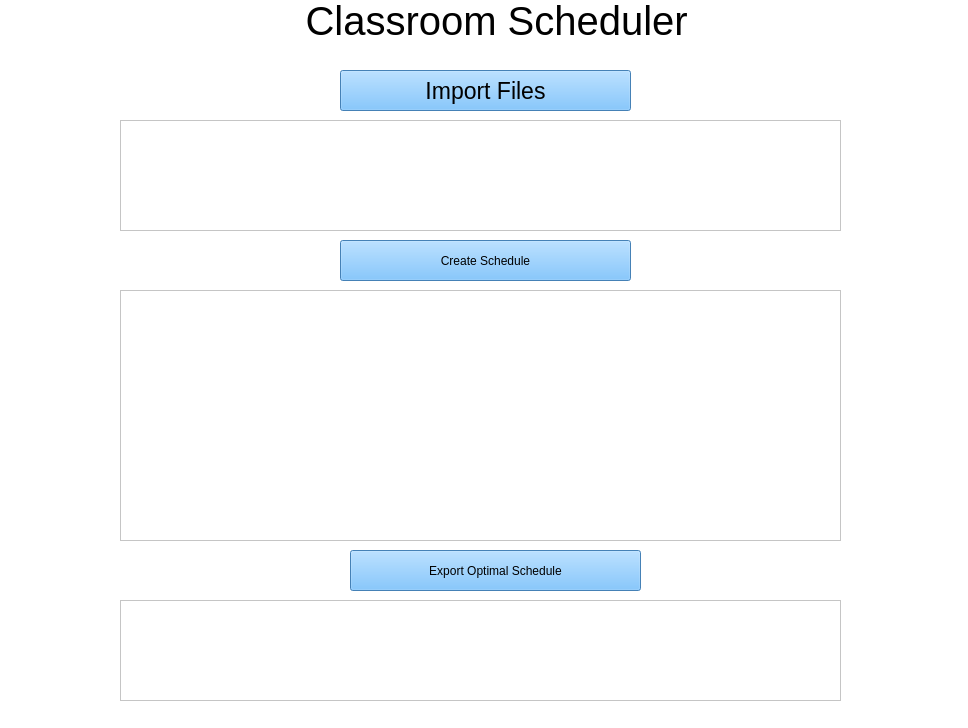
<?xml version="1.0" encoding="UTF-8"?>
<ui version="4.0">
 <class>MainWindow</class>
 <widget class="QMainWindow" name="MainWindow">
  <property name="geometry">
   <rect>
    <x>0</x>
    <y>0</y>
    <width>968</width>
    <height>728</height>
   </rect>
  </property>
  <property name="windowTitle">
   <string>MainWindow</string>
  </property>
  <property name="styleSheet">
   <string notr="true">background-color: rgb(255, 255, 255);
gridline-color: rgb(255, 255, 255);</string>
  </property>
  <widget class="QWidget" name="centralwidget">
   <widget class="QPushButton" name="calc_sched_button">
    <property name="geometry">
     <rect>
      <x>340</x>
      <y>240</y>
      <width>291</width>
      <height>41</height>
     </rect>
    </property>
    <property name="styleSheet">
     <string notr="true">font: 75 17pt &quot;MS Sans Serif&quot;;
background-color: rgb(96, 181, 255);</string>
    </property>
    <property name="text">
     <string>Create Schedule</string>
    </property>
   </widget>
   <widget class="QLabel" name="Title">
    <property name="geometry">
     <rect>
      <x>250</x>
      <y>0</y>
      <width>491</width>
      <height>41</height>
     </rect>
    </property>
    <property name="font">
     <font>
      <family>Arial</family>
      <pointsize>30</pointsize>
      <weight>9</weight>
      <italic>false</italic>
      <bold>false</bold>
     </font>
    </property>
    <property name="styleSheet">
     <string notr="true">font: 75 30pt &quot;Arial&quot;;</string>
    </property>
    <property name="text">
     <string>     Classroom Scheduler</string>
    </property>
    <property name="textFormat">
     <enum>Qt::PlainText</enum>
    </property>
   </widget>
   <widget class="QTextEdit" name="file_results_window">
    <property name="geometry">
     <rect>
      <x>120</x>
      <y>120</y>
      <width>721</width>
      <height>111</height>
     </rect>
    </property>
    <property name="font">
     <font>
      <pointsize>12</pointsize>
     </font>
    </property>
    <property name="styleSheet">
     <string notr="true">background-color: rgb(255, 255, 255);
</string>
    </property>
    <property name="readOnly">
     <bool>true</bool>
    </property>
   </widget>
   <widget class="QPushButton" name="import_files_button">
    <property name="geometry">
     <rect>
      <x>340</x>
      <y>70</y>
      <width>291</width>
      <height>41</height>
     </rect>
    </property>
    <property name="font">
     <font>
      <family>MS Sans Serif</family>
      <pointsize>17</pointsize>
      <weight>9</weight>
      <italic>false</italic>
      <bold>false</bold>
     </font>
    </property>
    <property name="styleSheet">
     <string notr="true">font: 75 17pt &quot;MS Sans Serif&quot;;
border-color: rgb(0, 0, 0);
background-color: rgb(96, 181, 255);

</string>
    </property>
    <property name="text">
     <string>Import Files</string>
    </property>
   </widget>
   <widget class="QTextEdit" name="class_results_window">
    <property name="geometry">
     <rect>
      <x>120</x>
      <y>290</y>
      <width>721</width>
      <height>251</height>
     </rect>
    </property>
    <property name="font">
     <font>
      <pointsize>12</pointsize>
     </font>
    </property>
    <property name="styleSheet">
     <string notr="true">background-color: rgb(255, 255, 255);</string>
    </property>
    <property name="readOnly">
     <bool>true</bool>
    </property>
   </widget>
   <widget class="QPushButton" name="export_button">
    <property name="geometry">
     <rect>
      <x>350</x>
      <y>550</y>
      <width>291</width>
      <height>41</height>
     </rect>
    </property>
    <property name="styleSheet">
     <string notr="true">font: 75 17pt &quot;MS Sans Serif&quot;;
background-color: rgb(96, 181, 255);</string>
    </property>
    <property name="text">
     <string>Export Optimal Schedule</string>
    </property>
   </widget>
   <widget class="QTextEdit" name="export_results_window">
    <property name="geometry">
     <rect>
      <x>120</x>
      <y>600</y>
      <width>721</width>
      <height>101</height>
     </rect>
    </property>
    <property name="font">
     <font>
      <pointsize>12</pointsize>
     </font>
    </property>
    <property name="styleSheet">
     <string notr="true">background-color: rgb(255, 255, 255);
border-color: rgb(0, 0, 0);</string>
    </property>
    <property name="readOnly">
     <bool>true</bool>
    </property>
   </widget>
  </widget>
  <widget class="QStatusBar" name="statusbar"/>
 </widget>
 <resources/>
 <connections/>
</ui>
